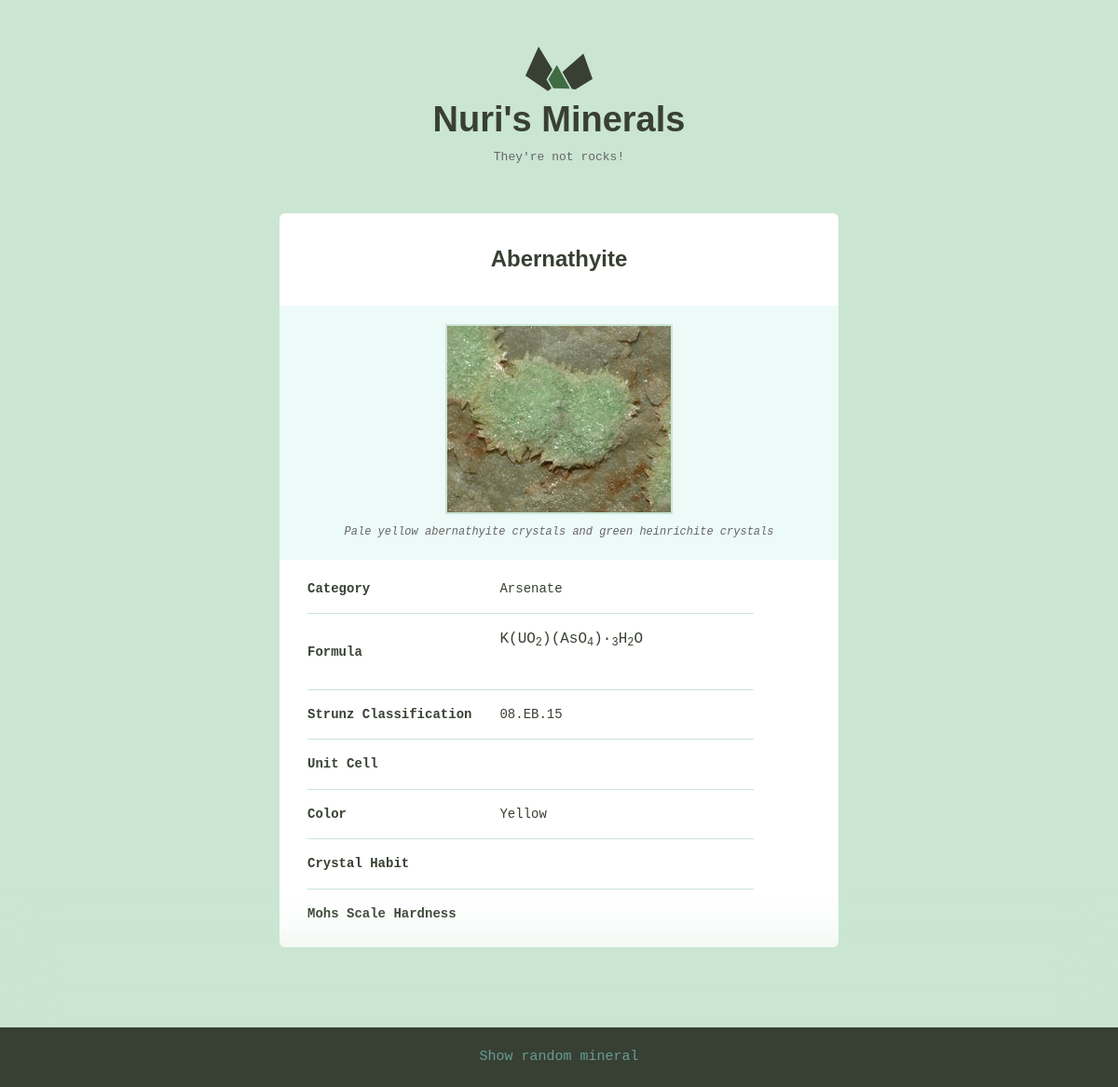
Page /minerals/2/ on the committed database.
### minerals/models.py (models this page shows, shortened)
class Mineral(models.Model):
	name = models.CharField(max_length=255)
	image_filename = models.CharField(max_length=255, blank=True, default='')
	image_caption = models.CharField(max_length=255, blank=True, default='')
	category = models.CharField(max_length=255, blank=True, default='')
	formula = models.CharField(max_length=255, blank=True, default='')
	strunz_classification = models.CharField(max_length=255, blank=True, default='')
	color = models.CharField(max_length=255, blank=True, default='')
	crystal_system = models.CharField(max_length=255, blank=True, default='')
	unit_cell = models.CharField(max_length=255, blank=True, default='')
	crystal_symmetry = models.CharField(max_length=255, blank=True, default='')
	cleavage = models.CharField(max_length=255, blank=True, default='')
	mohs_scale_hardness = models.CharField(max_length=255, blank=True, default='')
	luster = models.CharField(max_length=255, blank=True, default='')
	streak = models.CharField(max_length=255, blank=True, default='')
	diaphaneity = models.CharField(max_length=255, blank=True, default='')
	optical_properties = models.CharField(max_length=255, blank=True, default='')
	refractive_index = models.CharField(max_length=255, blank=True, default='')
	crystal_habit = models.CharField(max_length=255, blank=True, default='')
	specific_gravity = models.CharField(max_length=255, blank=True, default='')
	group = models.CharField(max_length=255, blank=True, default='')
	class Meta:
		ordering = ['name',]

### minerals/views.py (the view)
# urls.py: path('<int:pk>/', views.mineral_detail, name="mineral_detail"),
def mineral_detail(request, pk):
	mineral = get_object_or_404(Mineral, pk=pk)
	return render(request, 'minerals/mineral_detail.html', {'mineral':mineral})

### minerals/templatetags/mineral_extras.py (called while the page is built)
@register.filter('markdown_to_html')
def markdown_to_html(markdown_text):
	html_body = markdown2.markdown(markdown_text)
	return html_body

### minerals/templates/minerals/mineral_detail.html
{% extends "layout.html" %}
{% load mineral_extras %}
{% load static %}
{% block content %}
<div class="bounds bounds--small">
	{{ block.super }}
	<div class="grid-100 mineral__container">
		<h1 class="mineral__name">{{ mineral.name }}</h1>
		<div class="mineral__image-bg">
			<img class="mineral__image" src="{% static "" %}img/{{mineral.name}}.jpg">
			<p class="mineral__caption">{{ mineral.image_caption }}</p>
		</div>
		<div class="mineral__table-container">
			<table class="mineral__table">
				<tbody>
					<tr>
						<td class="mineral__category">Category</td>
						<td>{{ mineral.category }}</td>
					</tr>
					<tr>
						<td class="mineral__category">Formula</td>
						<td class="mineral__formula">{{ mineral.formula|markdown_to_html|safe }}</td>
					</tr>
					<tr>
						<td class="mineral__category">Strunz Classification</td>
						<td>{{ mineral.strunz_classification }}</td>
					</tr>
					<tr>
						<td class="mineral__category">Unit Cell</td>
						<td>{{ mineral.unit_cell }}</td>
					</tr>
					<tr>
						<td class="mineral__category">Color</td>
						<td>{{ mineral.color }}</td>
					</tr>
					<tr>
						<td class="mineral__category">Crystal Habit</td>
						<td>{{ mineral.crystal_habit }}</td>
					</tr>
					<tr>
						<td class="mineral__category">Mohs Scale Hardness</td>
						<td>{{ mineral.mohs_scale_hardness }}</td>
					</tr>
				</tbody>
			</table>
		</div>
	</div>
</div>
{% endblock %}

### assets/css/global.css (style rules this page uses)
html { font-family: sans-serif; -ms-text-size-adjust: 100%; -webkit-text-size-adjust: 100%; }
body { margin: 0; }
h1 { font-size: 2em; margin: 0.67em 0; }
sub { font-size: 75%; line-height: 0; position: relative; vertical-align: baseline; bottom: -0.25em; }
img { border: 0; }
table { border-collapse: collapse; border-spacing: 0; }
td, th { padding: 0; }
html { font-size: 62.5%; }
body { background-color: #CAE5D2; font-size: 1.5em; line-height: 1.6; font-weight: 400; font-family: "Cousine"; color: #666; }
.bounds { max-width: 800px; margin: 0 auto; padding: 50px 0 150px; overflow: hidden; }
.bounds--small { max-width: 600px; padding: 50px 10px 150px; }
.grid, .grid-5, .grid-10, .grid-15, .grid-20, .grid-25, .grid-30, .grid-33, .grid-35, .grid-40, .grid-45, .grid-50, .grid-55, .grid-60, .grid-65, .grid-66, .grid-70, .grid-75, .grid-80, .grid-90, .grid-95, .grid-100 { float: left; box-sizing: border-box; position: relative; }
.grid-100 { width: 100%; padding: 0 15px; }
h1, h2, h3, h4, h5, h6 { margin-top: 0; margin-bottom: 2rem; font-weight: bold; font-family: "Work Sans", sans-serif; color: #384033; }
h1 { font-size: 3.8rem; }
@media (min-width: 550px) { h1 { font-size: 3.8rem; } }
p { margin-top: 0; font-size: 1.6rem; }
th, td { padding: 15px; text-align: left; border-bottom: 1px solid #e1e1e1; }
th:first-child, td:first-child { padding-left: 0; }
th:last-child, td:last-child { padding-right: 0; }
table, p, ul { margin-bottom: 2.5rem; }
.mineral__container { background-color: #fff; border-radius: 6px; list-style: none; padding: 0; text-align: center; }
.mineral__name { display: block; width: 100%; margin: 0; font-size: 24px; padding: 30px 0 30px 0; }
.mineral__image { display: block; margin: 0 auto; border: solid 2px #CAE5D2; }
.mineral__image-bg { background-color: #ecfaf8; padding: 20px 0; }
.mineral__caption { font-size: 12px; font-style: italic; padding: 10px 0 0 0; margin: 0; }
.mineral__table { font-size: 14px; color: #384033; }
.mineral__table td { border-color: #CAE5D2; }
.mineral__table tr:last-of-type td { border-bottom: none; padding-bottom: 0; }
.mineral__table-container { padding: 5px 30px 0; }
.mineral__category { font-weight: bold; width: 40%; }
.mineral__formula { font-size: 12px; }

### rows in the picture
Mineral: name "Abernathyite", name (picture), image_caption "Pale yellow abernathyite crystals and green heinrichite crystals", category "Arsenate", formula "K(UO 2 )(AsO 4 )· 3 H 2 O", strunz_classification "08.EB.15", color "Yellow"
